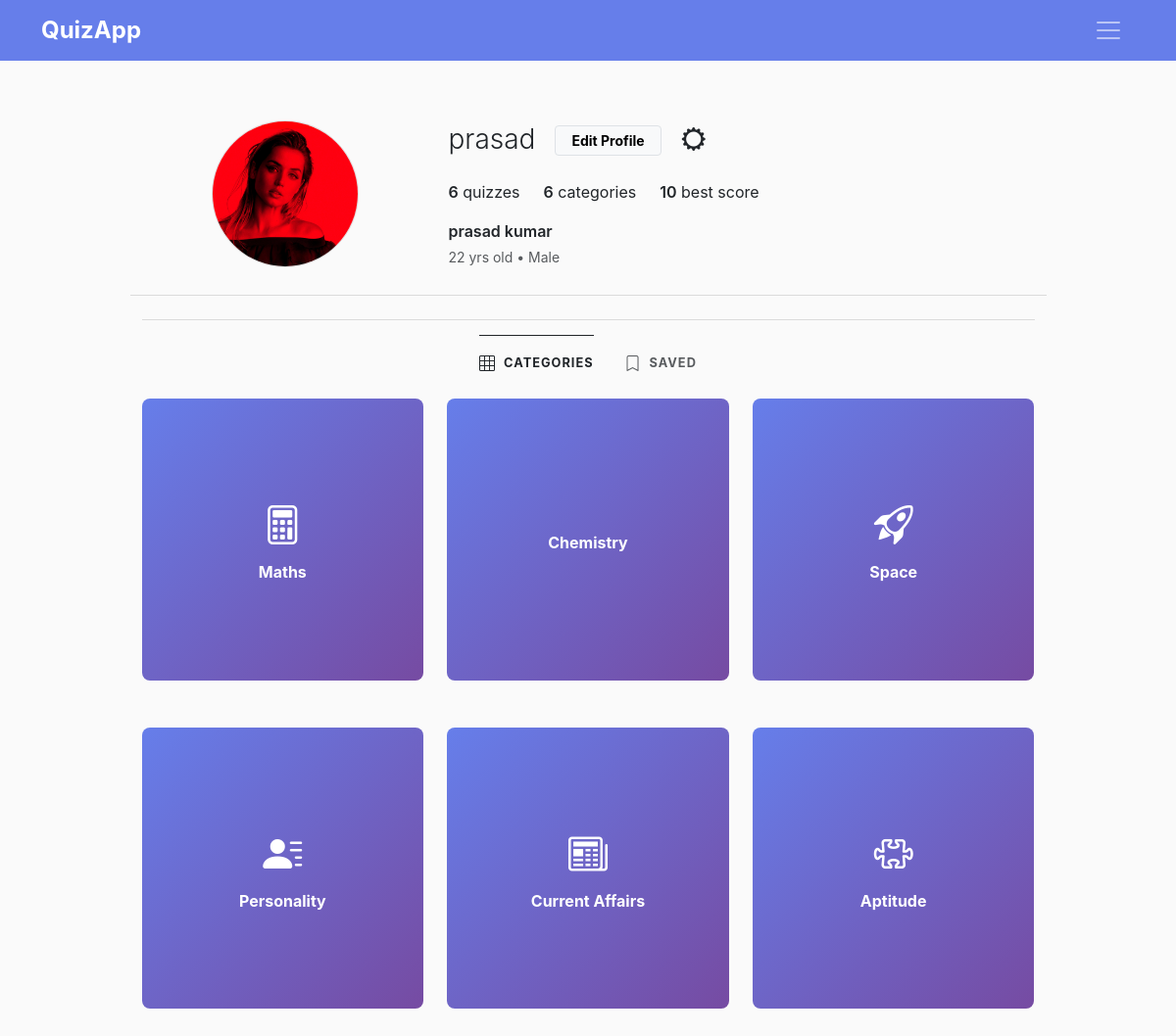
/profile/ (signed in), run on the app's committed database.
### quiz_app/models.py (models this page shows, shortened)
class UserProfile(models.Model):
    GENDER_CHOICES = [
        ('M', 'Male'),
        ('F', 'Female'),
        ('O', 'Other'),
        ('P', 'Prefer not to say')
    ]
    user = models.OneToOneField(User, on_delete=models.CASCADE, related_name='profile')
    age = models.IntegerField(null=True, blank=True)
    gender = models.CharField(max_length=1, choices=GENDER_CHOICES, blank=True)
    bio = models.TextField(max_length=500, blank=True)
    about = models.TextField(max_length=1000, blank=True)
    profile_picture = models.ImageField(upload_to='profile_pics/', blank=True, null=True)

class Score(models.Model):
    user = models.ForeignKey(User, on_delete=models.CASCADE)
    category = models.CharField(max_length=50, choices=CATEGORY_CHOICES, default='Maths')
    score = models.IntegerField()
    date_taken = models.DateTimeField(auto_now_add=True)

### quiz_app/views.py (the view)
# urls.py: path('profile/', views.profile, name='profile'),
@login_required
def profile(request):
    try:
        user_profile = request.user.profile
    except UserProfile.DoesNotExist:
        user_profile = UserProfile.objects.create(user=request.user)
    if request.method == 'POST':
        user_form = UserForm(request.POST, instance=request.user)
        profile_form = UserProfileForm(request.POST, request.FILES, instance=user_profile)
        if user_form.is_valid() and profile_form.is_valid():
            user_form.save()
            profile_form.save()
            return redirect('profile')
    else:
        user_form = UserForm(instance=request.user)
        profile_form = UserProfileForm(instance=user_profile)
    scores = Score.objects.filter(user=request.user)
    total_quizzes = scores.count()
    highest_score = scores.order_by('-score').first()
    stats_by_category = {}
    for score in scores:
        if score.category not in stats_by_category:
             stats_by_category[score.category] = {'count': 0, 'max': 0}
        stats_by_category[score.category]['count'] += 1
        stats_by_category[score.category]['max'] = max(stats_by_category[score.category]['max'], score.score)
    context = {
        'user_form': user_form,
        'profile_form': profile_form,
        'total_quizzes': total_quizzes,
        'highest_score': highest_score,
        'stats_by_category': stats_by_category
    }
    return render(request, 'quiz_app/profile.html', context)

### quiz_app/templates/quiz_app/profile.html (shortened to what this page needs)
<!DOCTYPE html>
<html lang="en">
<head>
    <link href="https://cdn.jsdelivr.net/npm/bootstrap@5.3.2/dist/css/bootstrap.min.css" rel="stylesheet">
    <link rel="stylesheet" href="https://cdn.jsdelivr.net/npm/bootstrap-icons@1.11.1/font/bootstrap-icons.css">
</head>
<body>
    {% include 'quiz_app/navbar.html' %}
    <div class="profile-header-container mb-4">
        <div class="row mb-4 align-items-center">
            <div class="col-12 col-md-4 mb-4 mb-md-0 text-center">
                <div class="profile-img-container">
                    {% if request.user.profile.profile_picture %}
                    <img src="{{ request.user.profile.profile_picture.url }}" alt="Profile Picture" class="profile-img">
                    {% else %}
                    <i class="bi bi-person text-secondary" style="font-size: 5rem;"></i>
                    {% endif %}
                </div>
            </div>
            <div class="col-12 col-md-8">
                <div class="d-flex flex-column flex-md-row align-items-md-center mb-3">
                    <h2 class="profile-username mb-3 mb-md-0">{{ request.user.username }}</h2>
                    <button type="button" class="btn btn-light border fw-bold px-3 py-1 btn-sm" data-bs-toggle="modal"
                        data-bs-target="#editProfileModal">
                        Edit Profile
                    </button>
                    <button class="btn btn-link text-body ms-2 d-none d-md-inline">
                        <i class="bi bi-gear-wide" style="font-size: 1.5rem;"></i>
                    </button>
                </div>
                <div class="d-flex mb-3">
                    <div class="me-4 text-center text-md-start">
                        <span class="stat-number">{{ total_quizzes }}</span> <span class="stat-label">quizzes</span>
                    </div>
                    <div class="me-4 text-center text-md-start">
                        <span class="stat-number">{{ stats_by_category|length }}</span> <span
                            class="stat-label">categories</span>
                    </div>
                    <div class="text-center text-md-start">
                        <span class="stat-number">{{ highest_score.score|default:"0" }}</span> <span
                            class="stat-label">best score</span>
                    </div>
                </div>
                <div class="profile-bio-section">
                    <div class="profile-bio-name">{{ request.user.first_name }} {{ request.user.last_name }}</div>
                    {% if request.user.profile.age or request.user.profile.gender %}
                    <div class="text-muted small mb-1">
                        {% if request.user.profile.age %}{{ request.user.profile.age }} yrs old{% endif %}
                        {% if request.user.profile.age and request.user.profile.gender %} • {% endif %}
                        {% if request.user.profile.gender %}{{ request.user.profile.get_gender_display }}{% endif %}
                    </div>
                    {% endif %}
                </div>
            </div>
        </div>
    </div>
    <div class="grid-container container">
        <div class="d-flex justify-content-center border-top pt-3 mb-4"
            style="margin-top: -3rem; border-color: #dbdbdb !important;">
            <div class="mx-3 text-uppercase fw-bold text-body d-flex align-items-center"
                style="font-size: 0.8rem; letter-spacing: 1px; border-top: 1px solid currentColor; padding-top: 1rem; margin-top: -1px;">
                <i class="bi bi-grid-3x3 me-2 fs-6"></i> CATEGORIES
            </div>
            <div class="mx-3 text-uppercase fw-bold text-muted d-flex align-items-center"
                style="font-size: 0.8rem; letter-spacing: 1px; padding-top: 1rem;">
                <i class="bi bi-bookmark me-2 fs-6"></i> SAVED
            </div>
        </div>
        <div class="row row-cols-3 g-1 g-md-4">
            {% if stats_by_category %}
            {% for category, stats in stats_by_category.items %}
            <div class="col">
                <a href="{% url 'index' category %}" class="grid-item d-block text-decoration-none">
                    <div class="grid-item-content">
                        {% if category == 'Maths' %}<i class="bi bi-calculator grid-icon"></i>
                        {% elif category == 'Physics' %}<i class="bi bi-magnet grid-icon"></i>
                        {% elif category == 'Chemistry' %}<i class="bi bi-flask grid-icon"></i>
                        {% elif category == 'Biology' %}<i class="bi bi-heart-pulse grid-icon"></i>
                        {% elif category == 'Geography' %}<i class="bi bi-globe-americas grid-icon"></i>
                        {% elif category == 'Aptitude' %}<i class="bi bi-puzzle grid-icon"></i>
                        {% elif category == 'Personality' %}<i class="bi bi-person-lines-fill grid-icon"></i>
                        {% elif category == 'Current Affairs' %}<i class="bi bi-newspaper grid-icon"></i>
                        {% elif category == 'Computer Science' %}<i class="bi bi-laptop grid-icon"></i>
                        {% elif category == 'Space' %}<i class="bi bi-rocket-takeoff grid-icon"></i>
                        {% else %}<i class="bi bi-question-circle grid-icon"></i>{% endif %}
                        <h6 class="fw-bold mb-0 d-none d-md-block">{{ category }}</h6>
                    </div>
                </a>
            </div>
            {% endfor %}
            {% endif %}
        </div>
    </div>
</body>
</html>

### quiz_app/templates/quiz_app/profile.html (style rules this page uses)
body { min-height: 100vh; font-family: -apple-system, BlinkMacSystemFont, "Segoe UI", Roboto, Helvetica, Arial, sans-serif; padding-bottom: 2rem; }
.profile-header-container { max-width: 935px; margin: 0 auto; padding: 2rem 1rem 0; border-bottom: 1px solid #dbdbdb; }
.profile-img-container { width: 150px; height: 150px; border-radius: 50%; overflow: hidden; margin: 0 auto; border: 1px solid #dbdbdb; background-color: #fafafa; display: flex; align-items: center; justify-content: center; }
.profile-img { width: 100%; height: 100%; object-fit: cover; }
.profile-username { font-size: 1.75rem; font-weight: 300; margin-right: 1.25rem; }
.stat-number { font-weight: 600; }
.profile-bio-name { font-weight: 600; font-size: 1rem; margin-bottom: 0.25rem; }
.grid-container { max-width: 935px; margin: 0 auto; padding-top: 3rem; }
.grid-item { aspect-ratio: 1 / 1; background: linear-gradient(135deg, #667eea 0%, #764ba2 100%); margin-bottom: 1.5rem; position: relative; cursor: pointer; border-radius: 8px; overflow: hidden; }
.grid-item-content { position: absolute; top: 0; left: 0; right: 0; bottom: 0; display: flex; flex-direction: column; align-items: center; justify-content: center; color: white; transition: background-color 0.2s; }
.grid-icon { font-size: 2.5rem; margin-bottom: 0.5rem; }

### data on the page
Score: score "10", stats_by_category "Maths"
Score: stats_by_category "Chemistry"
Score: stats_by_category "Space"
Score: stats_by_category "Personality"
Score: stats_by_category "Current Affairs"
Score: stats_by_category "Aptitude"

### other printed values
{{ request.user.username }} "prasad"
{{ total_quizzes }} "6"
{{ stats_by_category|length }} "6"
{{ request.user.first_name }} "prasad"
{{ request.user.last_name }} "kumar"
{{ request.user.profile.age }} "22"
{{ request.user.profile.get_gender_display }} "Male"
